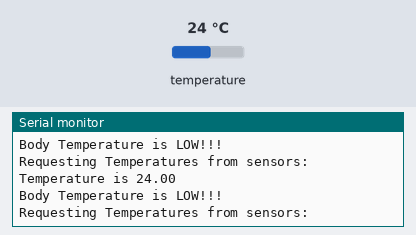
The sketch below on a simulated Arduino Uno, built with avr-gcc and run on an emulated ATmega328P. Parts: the last lines printed to the serial monitor. Inputs (shaded band) come from the test bench; at power-on: temperature 24 °C.

Above: at 7.4 s.
7.5 s: temperature set to 38.6 °C
At 8.7 s:
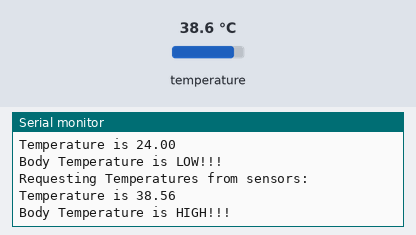
10.0 s: temperature set to 37.6 °C
At 12.2 s:
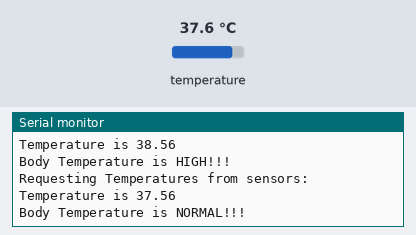
Timing chart, 0 to 13.7 s (numbered marks = the images above; inputs shaded):
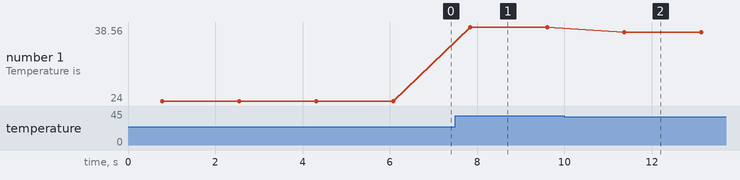

Measured:
- the behaviour switches between 38 and 37.9 °C on temperature (found by bisection; images 1 and 2)
- after the input at 7.5 s, the serial monitor: prints a new line after 0.34 s (image 1)
- after the input at 10.0 s, the serial monitor: prints a new line after 1.4 s (image 2)
- plotted number 1: 24 → 38.56 after the input at 7.5 s, 38.56 → 37.56 after the input at 10.0 s

The sketch:

DS18B20_Temp_Sensor.ino
```cpp
#include <OneWire.h>
#include <DallasTemperature.h>

int temp_sensor = 5;       // Pin DS18B20 Sensor is connected to

float temperature = 0;      //Variable to store the temperature in
int lowerLimit = 34;      //define the lower threshold for the temperature
int upperLimit = 38;      //define the upper threshold for the temperature


OneWire oneWirePin(temp_sensor);

DallasTemperature sensors(&oneWirePin);

void setup() {
  // put your setup code here, to run once:
  Serial.begin(9600);
  sensors.begin();

}

void loop() {
  // put your main code here, to run repeatedly:
  Serial.print("Requesting Temperatures from sensors: ");
  sensors.requestTemperatures();
  Serial.println();

  temperature = sensors.getTempCByIndex(0);

  Serial.print("Temperature is ");
  Serial.print(temperature);

  if(temperature <= lowerLimit)
  {
    Serial.println();
    Serial.println("Body Temperature is LOW!!!");
  }
  else if(temperature > lowerLimit && temperature < upperLimit)
  {
    Serial.println();
    Serial.println("Body Temperature is NORMAL!!!");
  }
  else if(temperature >= upperLimit)
  {
    Serial.println();
    Serial.println("Body Temperature is HIGH!!!");
  }
  delay(1000);
}
```
